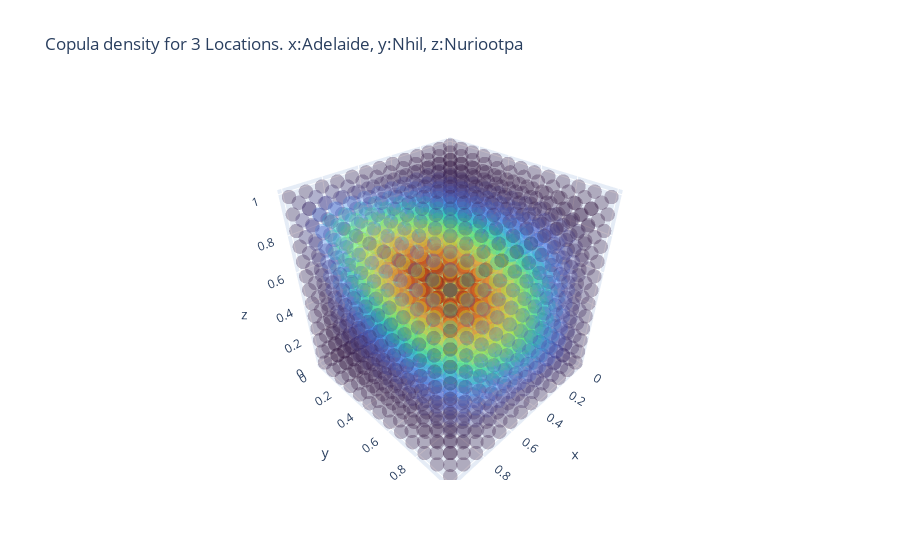

Notebook code for this chart:
### Code cell
#get correct lists for point
all_uplot=[[],[],[]]
uplot=np.linspace(0.01,0.99,13)
all_cop_den=[]
for val1 in uplot:
    for val2 in uplot:
        for val3 in uplot:
            all_uplot[0].append(val1)
            all_uplot[1].append(val2)
            all_uplot[2].append(val3)
            all_cop_den.append(np.exp(-norm_cop_loconly(L=loc_distmatrix_3loc).nll([15,1],[[val1,val2,val3]])))         
all_uplot[0]=np.array(all_uplot[0])
all_uplot[1]=np.array(all_uplot[1])
all_uplot[2]=np.array(all_uplot[2])
fig = go.Figure(data=[go.Scatter3d(x=all_uplot[0] , y=((all_uplot[1])), z=((all_uplot[2])),mode='markers',marker=dict(
        size=5,
        color=np.array(all_cop_den),                # set color to an array/list of desired values
        colorscale='turbo',   # choose a colorscale
        opacity=0.3
    ))])
fig.update_layout(
    title="Copula density for 3 Locations. x:Adelaide, y:Nhil, z:Nuriootpa")
fig.show()

### Figure 1 — Plotly figure (JSON) as saved in the notebook; plotly's stock layout.template omitted (floating-point values rounded to 4 significant figures; data arrays with more than 128 entries replaced by an {"elided": "..."} marker saying what was removed)
{"data": [{"marker": {"color": {"elided": "2197 float values"}, "colorscale": [[0, "#30123b"], [0.07143, "#4145ab"], [0.1429, "#4675ed"], [0.2143, "#39a2fc"], [0.2857, "#1bcfd4"], [0.3571, "#24eca6"], [0.4286, "#61fc6c"], [0.5, "#a4fc3b"], [0.5714, "#d1e834"], [0.6429, "#f3c63a"], [0.7143, "#fe9b2d"], [0.7857, "#f36315"], [0.8571, "#d93806"], [0.9286, "#b11901"], [1, "#7a0402"]], "opacity": 0.3, "size": 5}, "mode": "markers", "type": "scatter3d", "x": {"elided": "2197 float values"}, "y": {"elided": "2197 float values"}, "z": {"elided": "2197 float values"}}], "layout": {"title": {"text": "Copula density for 3 Locations. x:Adelaide, y:Nhil, z:Nuriootpa"}}}
